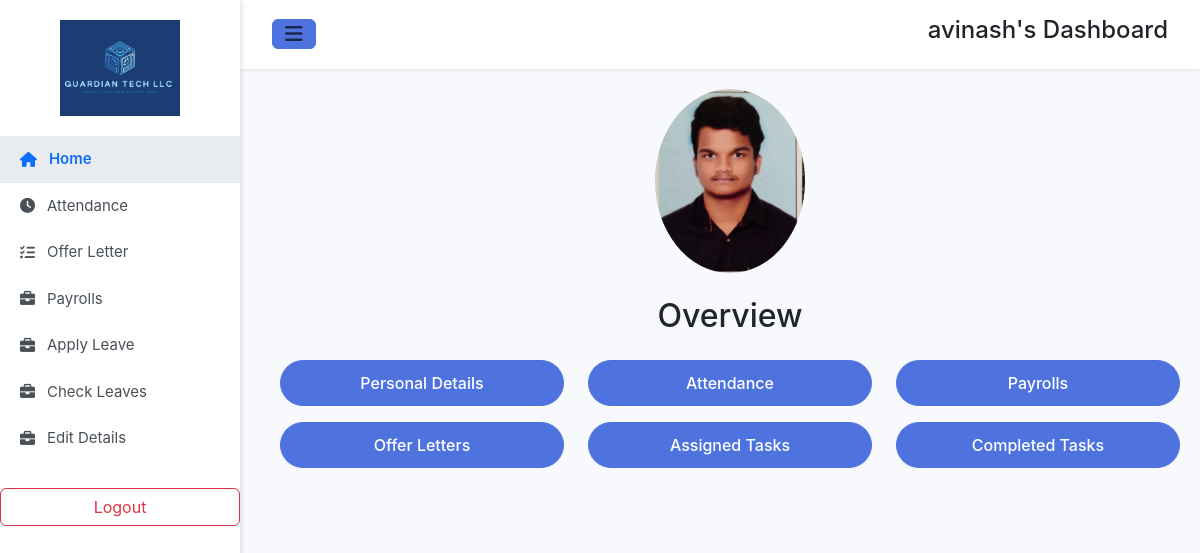
The app's page /employee/2/ (signed in) with its own data.
### user/models.py (models this page shows, shortened)
class Employee(models.Model):
    user = models.OneToOneField(User, on_delete=models.CASCADE)
    manager = models.ForeignKey(Manager, on_delete=models.SET_NULL, null=True, blank=True)
    father_name = models.CharField(max_length=100)
    date_of_birth = models.DateField(null=True)
    gender = models.CharField(max_length=10)
    phone = models.CharField(max_length=15, validators=[RegexValidator(r'^\d{10,15}$', 'Enter a valid phone number')])
    email = models.EmailField(unique=True)  # Ensure email is unique
    local_address = models.CharField(max_length=255)
    permanent_address = models.CharField(max_length=255)
    department = models.CharField(max_length=50)
    employee_id = models.CharField(max_length=10, unique=True)  # Ensure employee ID is unique
    photo = models.ImageField(upload_to='employee_photos/', default='employee_photos/avatar.jpg', null=True, blank=True)
    banner = models.ImageField(upload_to='employee_banner/',null=True, blank=True)

### user/views.py (the view)
# urls.py: path('employee/<int:employee_id>/', user_view.employee_detail, name='employee_detail'),
@user_passes_test(is_manager)
def employee_detail(request, employee_id):
    employee = get_object_or_404(Employee, id=employee_id)
    attendance_records = Attendance.objects.filter(employee=employee)
    offer_letters = OfferLetter.objects.filter(employee=employee)
    payrolls = Payroll.objects.filter(employee=employee)
    tasks = Task.objects.filter(assigned_to=employee)
    completed_tasks = Task.objects.filter(assigned_to=employee, completed=True)  # Completed tasks
    context = {
        'employee': employee,
        'attendance_records': attendance_records,
        'offer_letters': offer_letters,
        'payrolls': payrolls,
        'tasks': tasks,
        'completed_tasks': completed_tasks,
    }
    return render(request, 'manager/employee_detail.html', context)

### user/views.py (called while the page is built)
def is_manager(user):
    return hasattr(user, 'manager')

### templates/manager/employee_detail.html (shortened to what this page needs)
{% load static %}
<!DOCTYPE html>
<html lang="en">
<head>
  <link href="https://cdnjs.cloudflare.com/ajax/libs/font-awesome/6.0.0/css/all.min.css" rel="stylesheet">
  <link href="https://cdn.jsdelivr.net/npm/bootstrap@5.3.3/dist/css/bootstrap.min.css" rel="stylesheet">
</head>
<body>
  <div class="sidebar" id="sidebar">
    <div class="logo">
      <img src="{% static 'images/fulllogo.jpg' %}" alt="Logo">
    </div>
    <a href="{% url 'profile' %}" class="active"><i class="fas fa-home"></i> Home</a>
    <a href="{% url 'view_attendance' %}"><i class="fas fa-clock"></i> Attendance</a>
    <a href="{% url 'view_offer_letter' %}"><i class="fas fa-tasks"></i> Offer Letter</a>
    <a href="{% url 'view_payrolls' %}"><i class="fas fa-briefcase"></i> Payrolls</a>
    <a href="{% url 'apply_leave' %}"><i class="fas fa-briefcase"></i> Apply Leave</a>
    <a href="{% url 'employee_leave_history' %}"><i class="fas fa-briefcase"></i> Check Leaves</a>
    <a href="{% url 'edit_personal_details' %}"><i class="fas fa-briefcase"></i> Edit Details</a>
    <form class="d-flex mt-3" action="{% url 'user-logout' %}" method="post">
      <button type="submit" class="btn btn-outline-danger w-100">Logout</button>
    </form>
  </div>
  <nav class="navbar">
    <button class="btn btn-primary navbar-toggler" type="button" onclick="toggleSidebar()">
      <i class="fas fa-bars"></i>
    </button>
    <h4>{{ employee.user.username }}'s Dashboard</h4>
  </nav>
  <div class="content">
    <div class="text-center mb-4">
      <img src="{% if employee.photo %}{{ employee.photo.url }}{% else %}https://via.placeholder.com/150{% endif %}" alt="Employee Image" class="rounded-circle" width="150">
    </div>
    <h2 class="text-center">Overview</h2>
    <div class="row mt-4">
      <div class="col-md-4 mb-3">
        <a href="{% url 'employee_personal_details' employee.id %}" class="btn btn-modern btn-primary w-100">Personal Details</a>
      </div>
      <div class="col-md-4 mb-3">
        <a href="{% url 'employee_attendance' employee.id %}" class="btn btn-modern btn-primary w-100">Attendance</a>
      </div>
      <div class="col-md-4 mb-3">
        <a href="{% url 'employee_payrolls' employee.id %}" class="btn btn-modern btn-primary w-100">Payrolls</a>
      </div>
      <div class="col-md-4 mb-3">
        <a href="{% url 'employee_offer_letters' employee.id %}" class="btn btn-modern btn-primary w-100">Offer Letters</a>
      </div>
      <div class="col-md-4 mb-3">
        <a href="{% url 'employee_assigned_tasks' employee.id %}" class="btn btn-modern btn-primary w-100">Assigned Tasks</a>
      </div>
      <div class="col-md-4 mb-3">
        <a href="{% url 'employee_completed_tasks' employee.id %}" class="btn btn-modern btn-primary w-100">Completed Tasks</a>
      </div>
    </div>
  </div>
</body>
</html>

### templates/manager/employee_detail.html (style rules this page uses)
body { font-family: 'Inter', sans-serif; background-color: #f8f9fc; margin: 0; }
.sidebar { width: 240px; height: 100vh; background-color: #ffffff; position: fixed; top: 0; left: 0; box-shadow: 2px 0 5px rgba(0, 0, 0, 0.1); z-index: 1000; padding: 20px 0; transition: transform 0.3s ease-in-out; }
.sidebar .logo { text-align: center; margin-bottom: 20px; }
.sidebar .logo img { width: 120px; }
.sidebar a { text-decoration: none; color: #495057; display: flex; align-items: center; gap: 12px; padding: 12px 20px; font-size: 15px; transition: background-color 0.2s ease, color 0.2s ease; }
.sidebar a:hover, .sidebar a.active { background-color: #e9ecef; color: #0d6efd; font-weight: 600; }
.sidebar .btn { margin-top: 10px; }
.navbar { margin-left: 240px; padding: 1rem 2rem; background-color: #ffffff; box-shadow: 0 1px 3px rgba(0, 0, 0, 0.1); display: flex; align-items: center; justify-content: space-between; position: sticky; top: 0; z-index: 999; transition: margin-left 0.3s ease-in-out; }
.content { margin-left: 260px; transition: margin-left 0.3s ease-in-out; padding: 20px; }
.btn-modern { border-radius: 25px; padding: 10px 20px; font-size: 16px; font-weight: 500; transition: transform 0.2s, box-shadow 0.2s; }
.btn-primary { background-color: #4e73df; border-color: #4e73df; }
.btn-outline-danger { margin-top: 10px; }

### records on screen
Employee: user.username "avinash", photo (picture)
